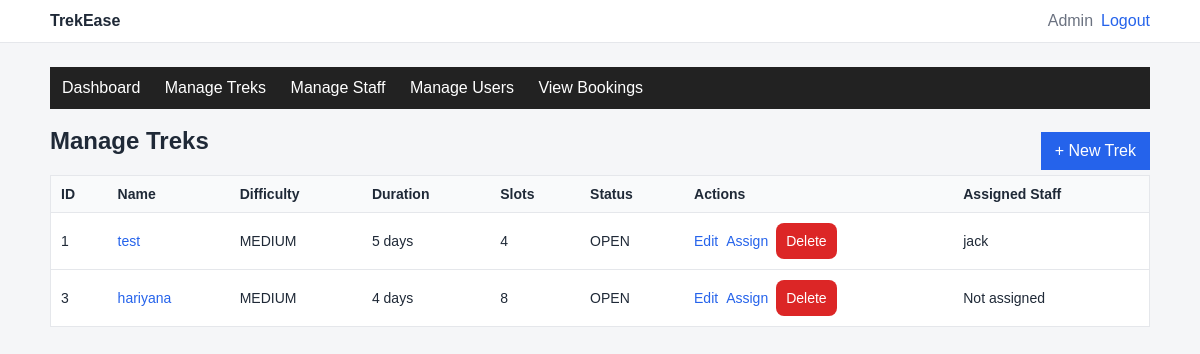
/admin/treks (signed in), run on an earlier commit of the app's database.
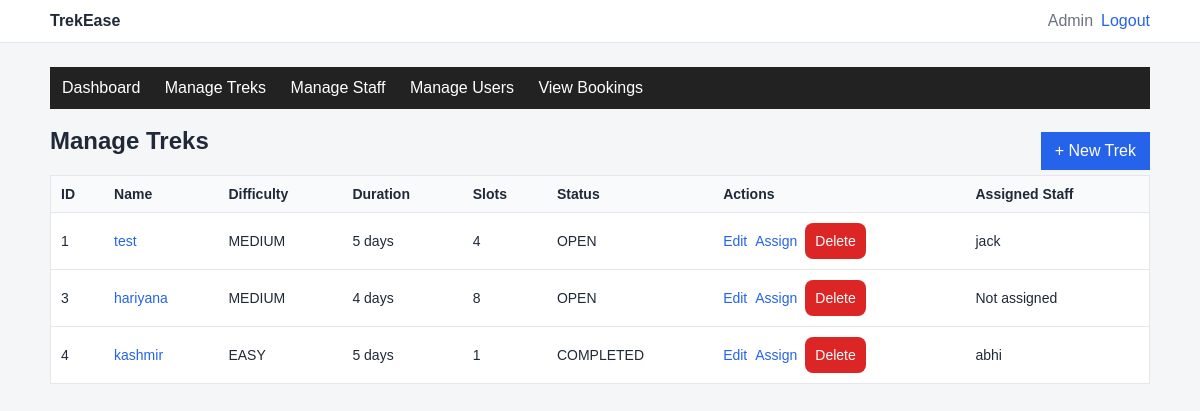
And on a later commit of the database.
### databases.py (models this page shows, shortened)
class Trek(db.Model):
    __tablename__ = "treks"
    id = db.Column(db.Integer, primary_key=True)
    name = db.Column(db.String(150), nullable=False)
    difficulty = db.Column(db.String(20), nullable=False)  # EASY/MEDIUM/HARD
    location = db.Column(db.String(150), nullable=True)
    duration_days = db.Column(db.Integer, nullable=False)
    start_date = db.Column(db.Date, nullable=False)
    end_date = db.Column(db.Date, nullable=False)
    available_slots = db.Column(db.Integer, nullable=False)
    status = db.Column(db.String(20), nullable=False, default="DRAFT")  # DRAFT/PUBLISHED/CANCELLED
    assigned_staff_id = db.Column(db.Integer, db.ForeignKey("staff_profiles.id"), nullable=True)
    assigned_staff = db.relationship("StaffProfile", back_populates="assigned_treks", foreign_keys=[assigned_staff_id])
    bookings = db.relationship("Booking", back_populates="trek", cascade="all, delete-orphan")

class User(db.Model):
    __tablename__ = "users"
    id = db.Column(db.Integer, primary_key=True)
    name = db.Column(db.String(100), nullable=False)
    email = db.Column(db.String(100), unique=True, nullable=False)
    password = db.Column(db.String(255), nullable=False)
    role = db.Column(db.String(20), nullable=False)  # ADMIN / STAFF / TREKKER
    created_at = db.Column(db.DateTime, default=datetime.utcnow, nullable=False)
    staff_profile = db.relationship("StaffProfile", back_populates="user", uselist=False)
    bookings = db.relationship("Booking", back_populates="user")

### app.py (the view)
@app.route("/admin/treks", methods=["GET"])
def admin_treks():
    if session.get("role") != "ADMIN":
        return redirect(url_for("login"))
    treks = Trek.query.all()
    return render_template("admin_t.html", treks=treks)

### templates/admin_t.html (shortened to what this page needs)
{% extends "base.html" %}
{% block content %}
{% include "admin_nav.html" %}
<div class="actions-inline" style="justify-content:space-between;">
  <h2>Manage Treks</h2>
  <a class="btn" href="{{ url_for('admin_trek_new') }}">+ New Trek</a>
</div>
<table>
  <tr>
    <th>ID</th><th>Name</th><th>Difficulty</th><th>Duration</th><th>Slots</th><th>Status</th><th>Actions</th><th>Assigned Staff</th>
  </tr>
  {% for trek in treks %}
  <tr>
    <td>{{ trek.id }}</td>
    <td><a href="{{ url_for('admin_trek_detail', trek_id=trek.id) }}">{{ trek.name }}</a></td>
    <td>{{ trek.difficulty }}</td>
    <td>{{ trek.duration_days }} days</td>
    <td>{{ trek.available_slots }}</td>
    <td>{{ trek.status }}</td>
    <td>
      <div class="actions-inline">
        <a href="{{ url_for('admin_trek_edit', trek_id=trek.id) }}">Edit</a>
        <a href="{{ url_for('admin_assign_staff', trek_id=trek.id) }}">Assign</a>
        <form method="POST" action="{{ url_for('admin_trek_delete', trek_id=trek.id) }}">
          <button class="btn-danger" type="submit">Delete</button>
        </form>
      </div>
    </td>
    <td>
      {% if trek.assigned_staff and trek.assigned_staff.user %}
        {{ trek.assigned_staff.user.name }}
      {% else %}
        Not assigned
      {% endif %}
    </td>
  </tr>
  {% endfor %}
</table>
{% endblock %}

What changed in the data, as far as the page shows it:
added Trek: id "4", name "kashmir", difficulty "EASY", duration_days "5", available_slots "1", status "COMPLETED", assigned_staff.user.name "abhi"
